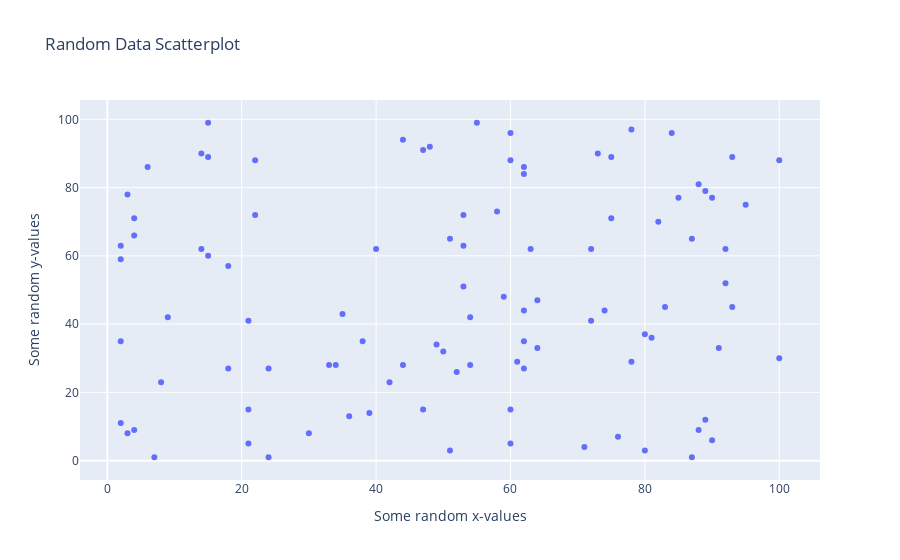

This figure's notebook cell:
### Markdown cell above
## Layout

### Code cell
# Set random values for plotting 
np.random.seed(42)
random_x = np.random.randint(1, 101, 100)
random_y = np.random.randint(1, 101, 100)

# Create data and plot 
data = [go.Scatter(
    x = random_x,
    y = random_y, 
    mode = 'markers'
)]


# Create layout 
layout = go.Layout(
    title = 'Random Data Scatterplot', # Graph title
    xaxis = dict(title = 'Some random x-values'), # x-axis label
    yaxis = dict(title = 'Some random y-values'), # y-axis label
    hovermode ='closest' # handles multiple points landing on the same vertical
)

# Creare figure 
fig = go.Figure(data=data, layout=layout)

# Show figure 
fig.show()

### Figure 1 — Plotly figure (JSON) as saved in the notebook; plotly's stock layout.template omitted (floating-point values rounded to 4 significant figures)
{"data": [{"mode": "markers", "type": "scatter", "x": [52, 93, 15, 72, 61, 21, 83, 87, 75, 75, 88, 100, 24, 3, 22, 53, 2, 88, 30, 38, 2, 64, 60, 21, 33, 76, 58, 22, 89, 49, 91, 59, 42, 92, 60, 80, 15, 62, 62, 47, 62, 51, 55, 64, 3, 51, 7, 21, 73, 39, 18, 4, 89, 60, 14, 9, 90, 53, 2, 84, 92, 60, 71, 44, 8, 47, 35, 78, 81, 36, 50, 4, 2, 6, 54, 4, 54, 93, 63, 18, 90, 44, 34, 74, 62, 100, 14, 95, 48, 15, 72, 78, 87, 62, 40, 85, 80, 82, 53, 24], "y": [26, 89, 60, 41, 29, 15, 45, 65, 89, 71, 9, 88, 1, 8, 88, 63, 11, 81, 8, 35, 35, 33, 5, 41, 28, 7, 73, 72, 12, 34, 33, 48, 23, 62, 88, 37, 99, 44, 86, 91, 35, 65, 99, 47, 78, 3, 1, 5, 90, 14, 27, 9, 79, 15, 90, 42, 77, 51, 63, 96, 52, 96, 4, 94, 23, 15, 43, 29, 36, 13, 32, 71, 59, 86, 28, 66, 42, 45, 62, 57, 6, 28, 28, 44, 84, 30, 62, 75, 92, 89, 62, 97, 1, 27, 62, 77, 3, 70, 72, 27]}], "layout": {"hovermode": "closest", "title": {"text": "Random Data Scatterplot"}, "xaxis": {"title": {"text": "Some random x-values"}}, "yaxis": {"title": {"text": "Some random y-values"}}}}
